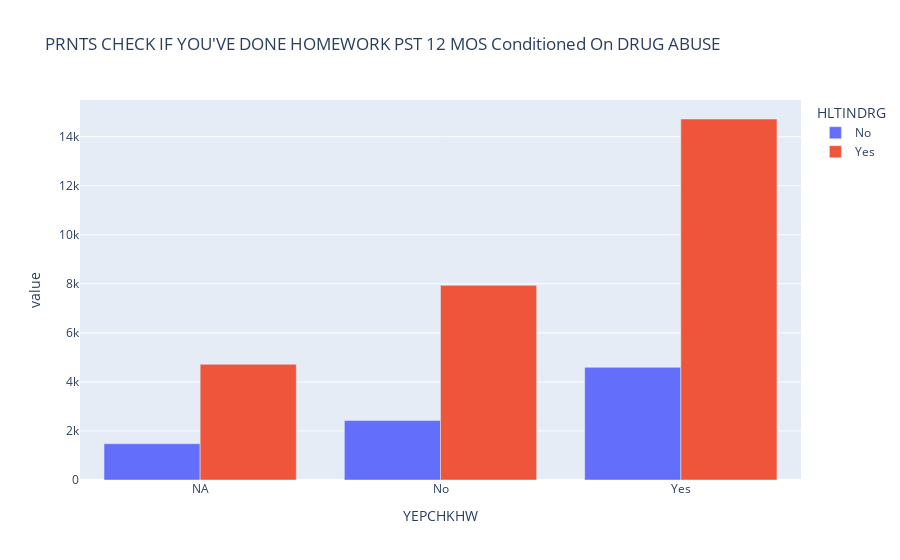

Source (notebook cell):
### Code cell
EDA_3_df = X_probabilistic[["YEPCHKHW","HLTINDRG"]]
EDA_3_df["HLTINDRG"] = EDA_3_df["HLTINDRG"].apply(lambda x: "Yes" if x == 1 else "No" if x== 2 else "NA")

EDA_3_df["YEPCHKHW"] = EDA_3_df["YEPCHKHW"].apply(lambda x: "Yes" if x == 1 else "No" if x== 2 else "NA")

EDA_3 = EDA_3_df.groupby("YEPCHKHW")["HLTINDRG"].value_counts()

print(EDA_3.unstack().index)

px.bar(EDA_3.unstack(), title="PRNTS CHECK IF YOU'VE DONE HOMEWORK PST 12 MOS Conditioned On DRUG ABUSE", barmode = 'group').show()

### Figure 1 — Plotly figure (JSON) as saved in the notebook; plotly's stock layout.template omitted (floating-point values rounded to 4 significant figures)
{"data": [{"alignmentgroup": "True", "hovertemplate": "HLTINDRG=No<br>YEPCHKHW=%{x}<br>value=%{y}<extra></extra>", "legendgroup": "No", "marker": {"color": "#636efa", "pattern": {"shape": ""}}, "name": "No", "offsetgroup": "No", "orientation": "v", "showlegend": true, "textposition": "auto", "type": "bar", "x": ["NA", "No", "Yes"], "xaxis": "x", "y": [1481, 2424, 4595], "yaxis": "y"}, {"alignmentgroup": "True", "hovertemplate": "HLTINDRG=Yes<br>YEPCHKHW=%{x}<br>value=%{y}<extra></extra>", "legendgroup": "Yes", "marker": {"color": "#EF553B", "pattern": {"shape": ""}}, "name": "Yes", "offsetgroup": "Yes", "orientation": "v", "showlegend": true, "textposition": "auto", "type": "bar", "x": ["NA", "No", "Yes"], "xaxis": "x", "y": [4716, 7939, 14723], "yaxis": "y"}], "layout": {"barmode": "group", "legend": {"title": {"text": "HLTINDRG"}, "tracegroupgap": 0}, "title": {"text": "PRNTS CHECK IF YOU'VE DONE HOMEWORK PST 12 MOS Conditioned On DRUG ABUSE"}, "xaxis": {"anchor": "y", "domain": [0, 1], "title": {"text": "YEPCHKHW"}}, "yaxis": {"anchor": "x", "domain": [0, 1], "title": {"text": "value"}}}}
